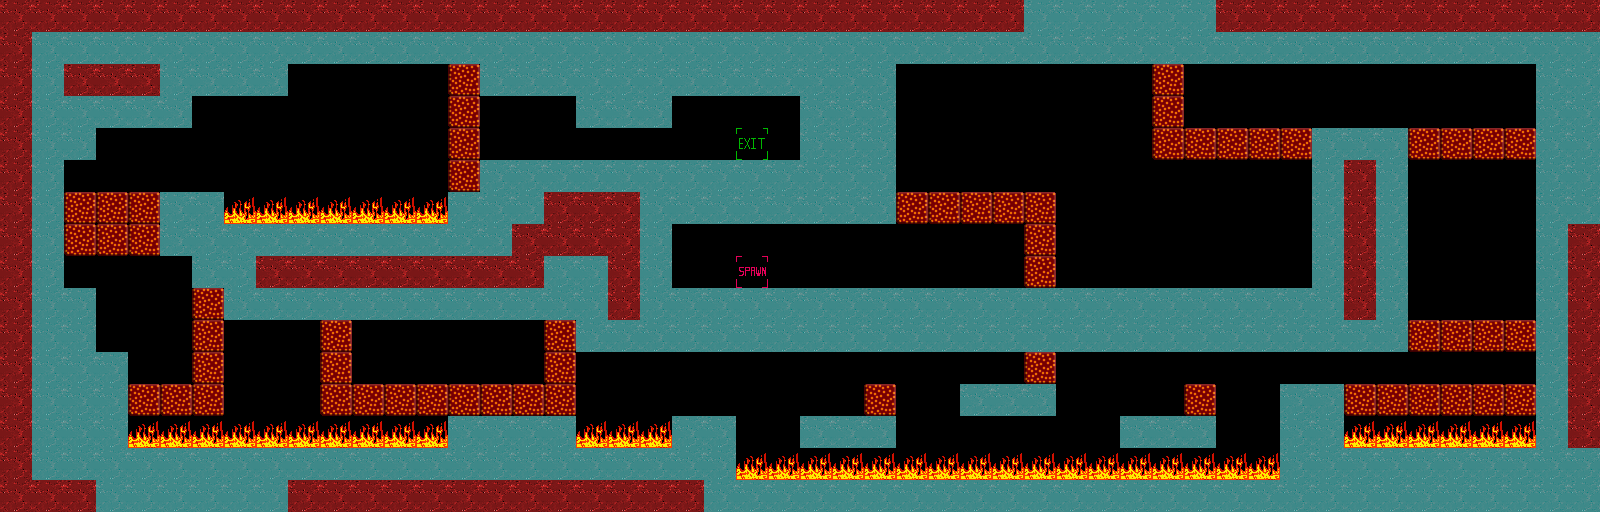

This is a level from a 2D game, rendered from its Tiled map with the project's own tilesets. A one-line summary and the map file follow, with tile-layer data summarised:
An orthogonal 50x16 tile map with 32x32 px tiles, 3 tile layers (entities, foreground, collision), 1 hidden layer not drawn, 4 tilesets.

<map version="1.0" orientation="orthogonal" width="50" height="16" tilewidth="32" tileheight="32">
 <tileset firstgid="1" name="foreground" tilewidth="32" tileheight="32">
  <image source="../gfx/tilesets/foreground.png" width="512" height="512" />
 </tileset>
 <tileset firstgid="257" name="entities" tilewidth="32" tileheight="32">
  <image source="../gfx/tilesets/entities.png" width="512" height="512" />
 </tileset>
 <tileset firstgid="513" name="collision" tilewidth="32" tileheight="32">
  <image source="../gfx/tilesets/collision.png" width="512" height="512" />
 </tileset>
 <tileset firstgid="769" name="background" tilewidth="32" tileheight="32">
  <image source="../gfx/tilesets/background.png" width="512" height="512" />
 </tileset>
 <layer name="entities" width="50" height="16">
  <data>[800 cells, 104 non-empty, 4 distinct tile ids]</data>
 </layer>
 <layer name="background" width="50" height="16" visible="0">
  <data>[800 cells, 0 non-empty, 0 distinct tile ids]</data>
 </layer>
 <layer name="foreground" width="50" height="16">
  <data>[800 cells, 430 non-empty, 1 distinct tile ids]</data>
 </layer>
 <layer name="collision" width="50" height="16">
  <data>[800 cells, 323 non-empty, 1 distinct tile ids]</data>
 </layer>
</map>
